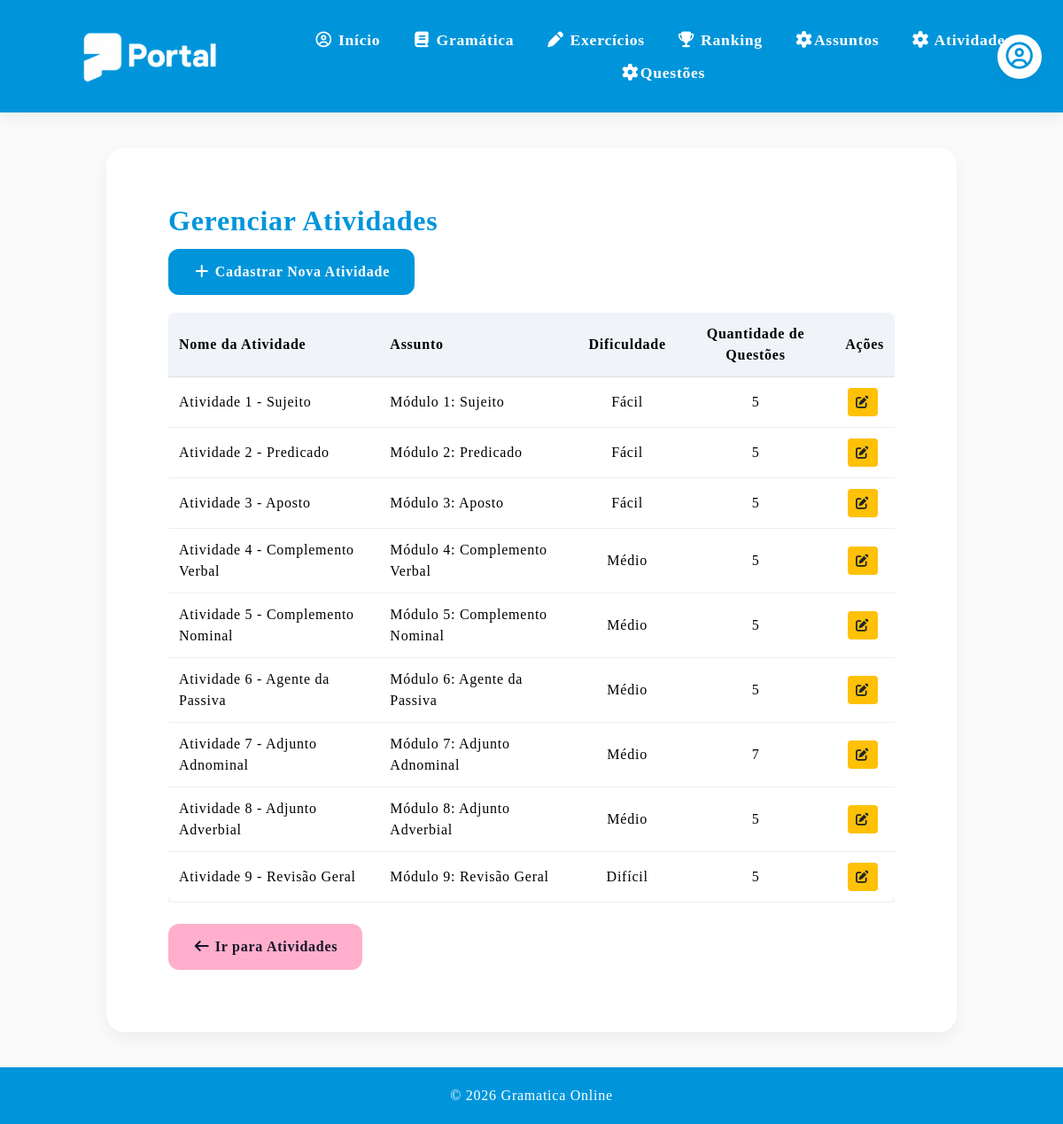
The page /listar_atividades on the database its author committed.
### models.py (models this page shows, shortened)
class Atividade(db.Model):
    __tablename__ = "atividade"
    id = db.Column(db.Integer, primary_key=True)
    nome = db.Column(db.String(150), nullable=True)
    dificuldade = db.Column(db.String(50), nullable=True)
    assunto_id = db.Column(db.Integer, db.ForeignKey("assunto.id"), nullable=False)
    assunto = db.relationship("Assunto", back_populates="atividades")
    questoes = db.relationship("Questao", back_populates="atividade", lazy=True, cascade="all, delete-orphan")

class Assunto(db.Model):
    __tablename__ = "assunto"
    id = db.Column(db.Integer, primary_key=True)
    nome = db.Column(db.String(100), nullable=False)
    conteudo = db.Column(db.Text, nullable=True)
    imagem = db.Column(db.String(255), nullable=True)
    arquivo_pdf = db.Column(db.String(255), nullable=True)
    atividades = db.relationship("Atividade", back_populates="assunto", lazy=True)
    tipo = db.Column(db.String(50), nullable=False, default="USUARIO")

### app.py (the view)
@app.route('/listar_atividades')
def listar_atividades():
    try:
        atividades = Atividade.query.all()
        assuntos = Assunto.query.all()
        return render_template("listar_atividades.html", atividades=atividades, assuntos=assuntos)
    except Exception as e:
        print("ERRO LISTAR ATIVIDADES:", str(e))
        flash("Erro ao carregar atividades.")
        return redirect(url_for('atividades'))

### templates/listar_atividades.html (shortened to what this page needs)
{% extends "base.html" %}
{% block conteudo %}
        <section class="section">
            <h2>Gerenciar Atividades</h2>
            <p>
                <a href="{{ url_for('cadastrar_atividade') }}" class="btn btn-detalhe">
                    <i class="fa-solid fa-plus"></i> Cadastrar Nova Atividade
                </a>
            </p>
            <div style="margin-top: 20px; overflow-x: auto;">
                <table style="width: 100%; border-collapse: collapse; background: #fff; border-radius: 8px; overflow: hidden; box-shadow: 0 2px 4px rgba(0,0,0,0.1);">
                    <thead>
                        <tr style="background: #f0f4f8;">
                            <th style="padding: 12px; text-align: left; border-bottom: 1px solid #ddd;">Nome da Atividade</th>
                            <th style="padding: 12px; text-align: left; border-bottom: 1px solid #ddd;">Assunto</th>
                            <th style="padding: 12px; text-align: center; border-bottom: 1px solid #ddd;">Dificuldade</th>
                            <th style="padding: 12px; text-align: center; border-bottom: 1px solid #ddd;">Quantidade de Questões</th>
                            <th style="padding: 12px; text-align: center; border-bottom: 1px solid #ddd;">Ações</th>
                        </tr>
                    </thead>
                    <tbody>
                        {% for atividade in atividades %}
                        <tr>
                            <td style="padding: 12px; border-bottom: 1px solid #eee;">{{ atividade.nome }}</td>
                            <td style="padding: 12px; border-bottom: 1px solid #eee;">{{ atividade.assunto.nome }}</td>
                            <td style="padding: 12px; border-bottom: 1px solid #eee; text-align: center;">{{ atividade.dificuldade }}</td>
                            <td style="padding: 12px; border-bottom: 1px solid #eee; text-align: center;">{{ atividade.questoes|length }}</td>
                            <td style="padding: 12px; border-bottom: 1px solid #eee; text-align: center;">
                                <a href="{{ url_for('editar_atividade', id=atividade.id) }}" class="btn" style="padding: 4px 8px; font-size: 0.9em; background: #ffc107; color: #212529; text-decoration: none; border-radius: 4px; margin-right: 5px;">
                                    <i class="fa-solid fa-pen-to-square"></i>
                                </a>
                            </td>
                        </tr>
                        {% else %}
                        <tr>
                            <td colspan="5" style="padding: 15px; text-align: center; color: #6c757d;">Nenhuma atividade cadastrada.</td>
                        </tr>
                        {% endfor %}
                    </tbody>
                </table>
            </div>
            <br>
            <a href="{{ url_for('atividades') }}" class="btn btn-gramatica">
                <i class="fa-solid fa-arrow-left"></i> Ir para Atividades
            </a>
        </section>
{% endblock %}

### static/css/style.css (style rules this page uses)
:root { --primary-blue: #0095DB; --secondary-blue: #D5F7FF; --primary-pink: #FFAFCC; --secondary-pink: #FFECF4; --pink: #FF477E; --mint-green: #DFFCF4; --success-green: #00966D; --soft-purple: #DDD0F8; --soft-yellow: #FFF0D4; --yellow: #F4B740; --bg-light: #FAFAFA; --gray-light: #EDEDED; --gray-medium: #D6D8E7; --text-dark: #14142B; --shadow-soft: 0 8px 20px rgba(0, 0, 0, 0.05); }
* { margin: 0; padding: 0; box-sizing: border-box; }
body { font-family: 'Basier Square'; font-weight: 400; font-size: 1.0em; line-height: 1.5em; letter-spacing: 0.75px; background-color: var(--bg-light); */ }
.section { background: white; border-radius: 20px; padding: 70px; margin-bottom: 30px; box-shadow: var(--shadow-soft); transition: 0.3s; }
h2 { color: var(--primary-blue); margin-bottom: 20px; font-size: 2rem; }
.btn { display: inline-block; background-color: var(--primary-blue); color: white; padding: 14px 28px; border-radius: 12px; text-decoration: none; font-weight: bold; border: none; cursor: pointer; transition: 0.3s; }
.btn-gramatica { background-color: var(--primary-pink); color: var(--text-dark); }

### rows shown on the page
Atividade: nome "Atividade 1 - Sujeito", assunto.nome "Módulo 1: Sujeito", dificuldade "Fácil", questoes|length "5"
Atividade: nome "Atividade 2 - Predicado", assunto.nome "Módulo 2: Predicado", dificuldade "Fácil", questoes|length "5"
Atividade: nome "Atividade 3 - Aposto", assunto.nome "Módulo 3: Aposto", dificuldade "Fácil", questoes|length "5"
Atividade: nome "Atividade 4 - Complemento Verbal", assunto.nome "Módulo 4: Complemento Verbal", dificuldade "Médio", questoes|length "5"
Atividade: nome "Atividade 5 - Complemento Nominal", assunto.nome "Módulo 5: Complemento Nominal", dificuldade "Médio", questoes|length "5"
Atividade: nome "Atividade 6 - Agente da Passiva", assunto.nome "Módulo 6: Agente da Passiva", dificuldade "Médio", questoes|length "5"
Atividade: nome "Atividade 7 - Adjunto Adnominal", assunto.nome "Módulo 7: Adjunto Adnominal", dificuldade "Médio", questoes|length "7"
Atividade: nome "Atividade 8 - Adjunto Adverbial", assunto.nome "Módulo 8: Adjunto Adverbial", dificuldade "Médio", questoes|length "5"
Atividade: nome "Atividade 9 - Revisão Geral", assunto.nome "Módulo 9: Revisão Geral", dificuldade "Difícil", questoes|length "5"
